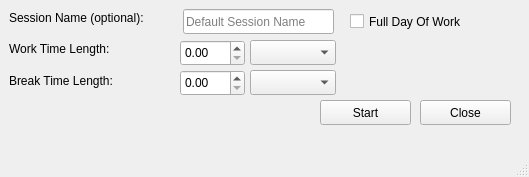
<?xml version="1.0" encoding="UTF-8"?>
<ui version="4.0">
 <class>MainWindow</class>
 <widget class="QMainWindow" name="MainWindow">
  <property name="geometry">
   <rect>
    <x>0</x>
    <y>0</y>
    <width>529</width>
    <height>177</height>
   </rect>
  </property>
  <property name="windowTitle">
   <string>MainWindow</string>
  </property>
  <property name="tabShape">
   <enum>QTabWidget::Rounded</enum>
  </property>
  <widget class="QWidget" name="centralwidget">
   <widget class="QLabel" name="break_time_length_label">
    <property name="geometry">
     <rect>
      <x>9</x>
      <y>72</y>
      <width>151</width>
      <height>17</height>
     </rect>
    </property>
    <property name="text">
     <string>Break Time Length:</string>
    </property>
   </widget>
   <widget class="QLabel" name="work_time_length_label">
    <property name="geometry">
     <rect>
      <x>9</x>
      <y>40</y>
      <width>123</width>
      <height>17</height>
     </rect>
    </property>
    <property name="text">
     <string>Work Time Length:</string>
    </property>
   </widget>
   <widget class="QLabel" name="session_name_label">
    <property name="geometry">
     <rect>
      <x>9</x>
      <y>9</y>
      <width>168</width>
      <height>17</height>
     </rect>
    </property>
    <property name="text">
     <string>Session Name (optional): </string>
    </property>
   </widget>
   <widget class="QDoubleSpinBox" name="work_time_spin_box">
    <property name="geometry">
     <rect>
      <x>180</x>
      <y>40</y>
      <width>65</width>
      <height>26</height>
     </rect>
    </property>
   </widget>
   <widget class="QLineEdit" name="session_name_input">
    <property name="geometry">
     <rect>
      <x>183</x>
      <y>9</y>
      <width>151</width>
      <height>25</height>
     </rect>
    </property>
    <property name="text">
     <string/>
    </property>
    <property name="placeholderText">
     <string>Default Session Name</string>
    </property>
   </widget>
   <widget class="QComboBox" name="work_time_dropdown">
    <property name="geometry">
     <rect>
      <x>250</x>
      <y>40</y>
      <width>86</width>
      <height>25</height>
     </rect>
    </property>
   </widget>
   <widget class="QDoubleSpinBox" name="break_time_spin_box">
    <property name="geometry">
     <rect>
      <x>180</x>
      <y>70</y>
      <width>65</width>
      <height>26</height>
     </rect>
    </property>
   </widget>
   <widget class="QComboBox" name="break_time_dropdown">
    <property name="geometry">
     <rect>
      <x>250</x>
      <y>70</y>
      <width>86</width>
      <height>25</height>
     </rect>
    </property>
   </widget>
   <widget class="QCheckBox" name="is_full_day">
    <property name="geometry">
     <rect>
      <x>350</x>
      <y>10</y>
      <width>141</width>
      <height>23</height>
     </rect>
    </property>
    <property name="text">
     <string>Full Day Of Work</string>
    </property>
   </widget>
   <widget class="QPushButton" name="start_button_label">
    <property name="geometry">
     <rect>
      <x>320</x>
      <y>100</y>
      <width>91</width>
      <height>25</height>
     </rect>
    </property>
    <property name="text">
     <string>Start</string>
    </property>
   </widget>
   <widget class="QPushButton" name="close_button_label">
    <property name="geometry">
     <rect>
      <x>420</x>
      <y>100</y>
      <width>91</width>
      <height>25</height>
     </rect>
    </property>
    <property name="text">
     <string>Close</string>
    </property>
   </widget>
  </widget>
  <widget class="QStatusBar" name="statusbar"/>
  <widget class="QMenuBar" name="menubar">
   <property name="geometry">
    <rect>
     <x>0</x>
     <y>0</y>
     <width>529</width>
     <height>22</height>
    </rect>
   </property>
  </widget>
 </widget>
 <resources/>
 <connections/>
</ui>
